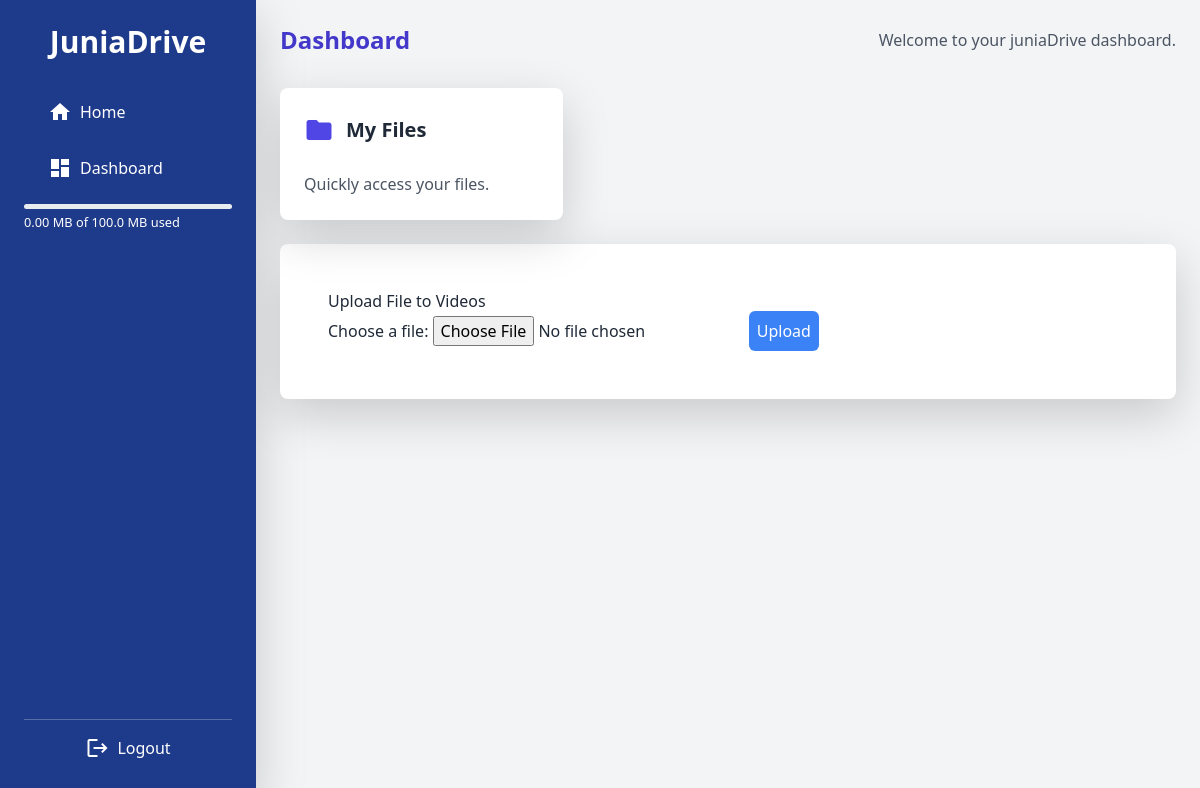
The app's page /folders/8/upload/ (signed in), older data.
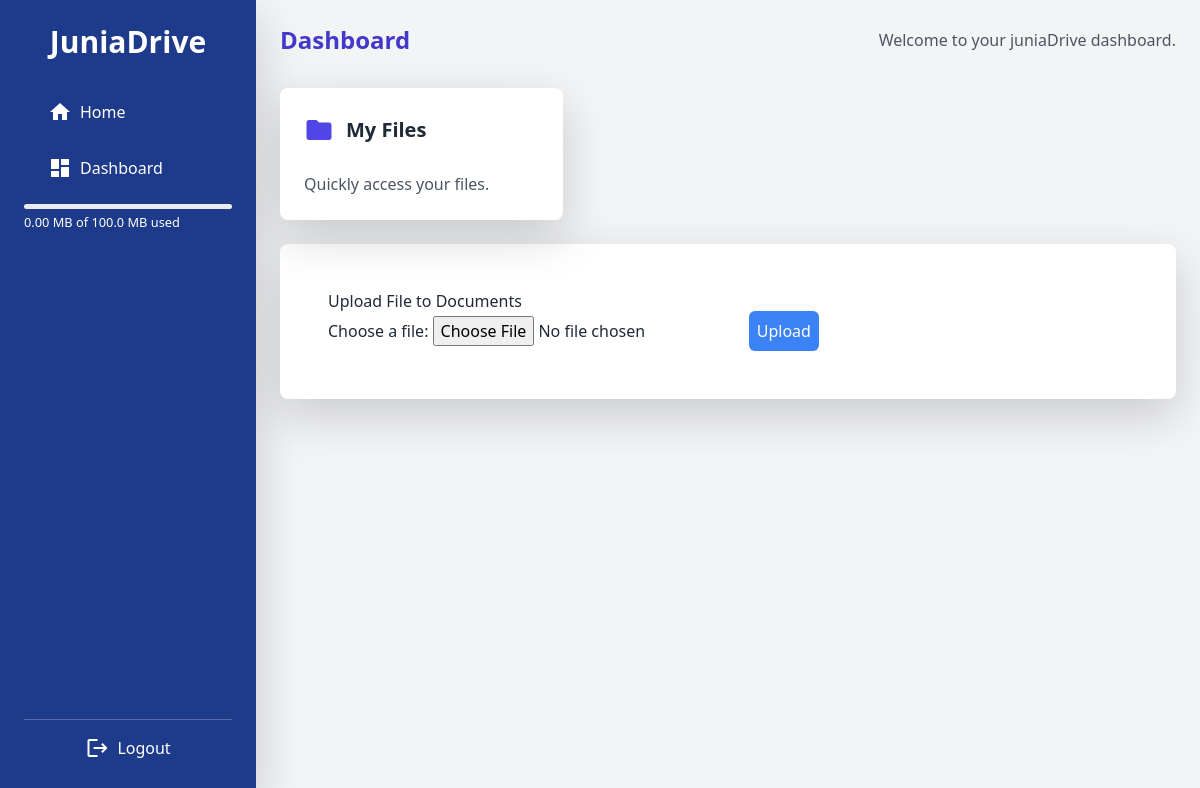
The same page, newer data.
### accounts/models.py (models this page shows, shortened)
class Folder(models.Model):
    name = models.CharField(max_length=255)
    user = models.ForeignKey(User, on_delete=models.CASCADE, related_name='folders')

### accounts/views.py (the view, shortened to what this page needs)
# urls.py: path('folders/<int:folder_id>/upload/', views.file_upload, name='file_upload'),
def file_upload(request, folder_id):
    folder = get_object_or_404(Folder, id=folder_id, user=request.user)
    return render(request, 'accounts/upload_file.html', {'folder': folder})

### accounts/context_processors.py (called while the page is built)
def storage_info(request):
 if request.user.is_authenticated:
    storage_limit = 100 * 1024 * 1024  # 100 MB in bytes
    space_used = File.objects.filter(folder__user=request.user).aggregate(total_size=Sum('size'))['total_size'] or 0
    space_remaining = max(storage_limit - space_used, 0)
    storage_used_percent = round((space_used / storage_limit) * 100, 2) if storage_limit > 0 else 0
    return {
        'storage_limit': round(storage_limit / (1024 * 1024), 2),
        'space_used': round(space_used / (1024 * 1024), 2),
        'space_remaining': round(space_remaining / (1024 * 1024), 2),
        'storage_used_percent': storage_used_percent,
    }
 else:
    return {
            'space_used': 0,
            'space_remaining': 0,
            'storage_limit': 0,
        }

### accounts/templates/accounts/upload_file.html (shortened to what this page needs)
{% extends 'accounts/base.html' %}
{% block content %}
<div class="container mx-auto p-6">
    <h2>Upload File to {{ folder.name }}</h2>
    <form action="" method="post" enctype="multipart/form-data">
        <label for="file">Choose a file:</label>
        <input type="file" name="file" id="file" required>
        <button type="submit" class="bg-blue-500 text-white p-2 rounded">Upload</button>
    </form>
</div>
{% endblock %}

Row changes from the older to the newer data that the page shows:
changed Folder: name "Videos" → "Documents"
